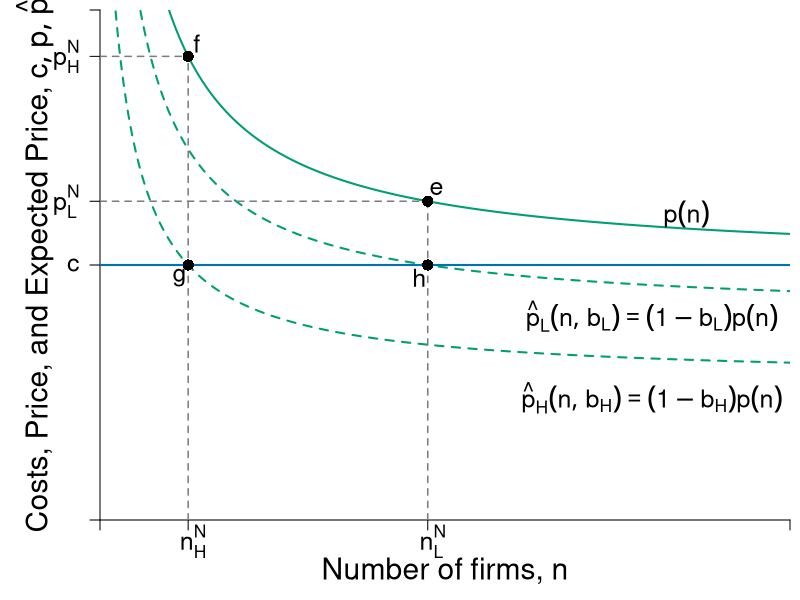

This figure's R source:
require(shape)
pdf(file = "competitionmarkets/LRn_Dec_BTE.pdf", width = 9, height = 7)

#Set parameters for graphics
axislabelsize <- 1.8
labelsize <- 1.5
namesize <- 1.8
annotatesize <- 1.5
graphlinewidth <- 2
segmentlinewidth <- 1.5

COL <- c("#7fc97f", "#beaed4", "#fdc086", "#ffff99", "#386cb0", "#f0027f", "#bf5b17", "#666666")
COLA <- c("#e0f3db", "#99d8c9","#66c2a4","#41ae76", "#238b45", "#005824")
COLB <- c("#c6dbef", "#4eb3d3", "#2b8cbe", "#0868ac","#084081")
COLC <- c("#fcfbfd", "#efedf5", "#dadaeb", "#bcbddc", "#9e9ac8", "#807dba", "#6a51a3", "#54278f", "#3f007d")
grays <- gray.colors(25, start = 1, end = 0)
CBCols <- c("#009E73","#0072B2","#E69F00","#CC79A7", "#F0E442")

par(mar =  c(4, 5, 0.5, 0.5))

Profit <- function(n, pbar = 60, c = 10, beta = 0.5) {
  (pbar - c)^2 / (((n + 1)^2)*beta)
}

totaln <- function(pi, pbar = 60, c = 10, beta = 0.5){
  (pbar - c)/(sqrt(pi*beta)) - 1
}

cournotPrice <- function(n, pbar = 60, c = 10) {
  c + (1/(n+1))*(pbar - c)
}


# Barriers to entry
# Inputs: Probability of BTE (b) and number of firms
# Outputs: Price Level at some n
bte <- function(n, b = 0) {
  cournotPrice(n)*(1-b)
}

nstar <- function(b, pbar = 60, c = 10){
  (pbar*(1 - b) - c) / (b*c)
}

#Levels for the barriers to entry specified here
barriers <- c(0.2, 0.45, 0.71, 0.73)

xlims <- c(0, 40)
ylims <- c(0, 20)

plot(0, 0, xlim = xlims, ylim = ylims, type = "n",
     xlab = expression(paste("")),
     ylab = expression(paste("")), 
     xaxt = "n", 
     yaxt = "n", 
     cex.lab = axislabelsize, 
     bty = "n",
     xaxs="i", 
     yaxs="i")

# ticksy <- seq(from = 0, to = ylims[2], by = 2)
# ylabels <- seq(from = 0, to = ylims[2], by = 2)
# ticksx <- seq(from = 0, to = xlims[2], by = 2)
# xlabels <- seq(from = 0, to = xlims[2], by = 2)
ticksy <- c(0, 10, cournotPrice(n = nstar(b = barriers[1])), cournotPrice(n = nstar(b = barriers[2])), ylims[2])
ylabels <- c(NA, expression(c), expression(paste(p[L]^N)), expression(paste(p[H]^N)), NA)
ticksx <- c(0, nstar(b = barriers[2]), nstar(b = barriers[1]), xlims[2])
xlabels <- c(NA, expression(paste(n[H]^N)), expression(paste(n[L]^N)), NA)

axis(1, at = ticksx, pos = 0, labels = NA, cex.axis = labelsize)
axis(2, at = ticksy, pos = 0, labels = ylabels, las = 1, cex.axis = labelsize)

text(x = c(0,  nstar(b = barriers[2]) + 0.3, nstar(b = barriers[1]) + 0.3, xlims[2]), par("usr")[3], labels = xlabels, srt = 0, pos = 1, xpd = TRUE, cex = labelsize)

npts <- 500 
xx1 <- seq(xlims[1], xlims[2], length.out = npts)

#Lines for barrier graph
lines(xx1, bte(n = xx1, b = barriers[1]), col = CBCols[1], lty = 2, lwd = graphlinewidth)
lines(xx1, bte(n = xx1, b = barriers[2]), col = CBCols[1], lty = 2, lwd = graphlinewidth)

#Price with no barriers
# No Barrier --- Greenbte(n = nstar(b = 0), b = 0)
lines(xx1, cournotPrice(xx1, c = 10), col = CBCols[1], lwd = graphlinewidth) 

# lines(xx1, Profit(xx1, c = 0.25), col = COLA[4], lty = 2, lwd = segmentlinewidth)

#Label axes
#mtext(expression(paste("Number of firms, ", n)), side=1, line = 2.5, cex = axislabelsize)
text(0.5*xlims[2], -2, expression(paste("Number of firms, ", n)), xpd = TRUE, cex = axislabelsize) 
text(-3.8, 0.5*ylims[2], expression(paste("Costs, Price, and Expected Price, ", list(c, p, hat(p)) )), xpd = TRUE, cex = axislabelsize, srt = 90) 

#Arrows(18, 6.8, 18, 4.5, col = "black", lty = 1, code = 2, lwd = 2, arr.type = "triangle", arr.lwd = 0.5)
# text(16, 5.75, expression(paste("Decrease in ", rho)), cex = labelsize)


# Eq labels
text(34, 12, expression(paste(p(n))), cex = labelsize)
text(32, 8, expression(paste(hat(p)[L]*(list(n, b[L])) == (1-b[L])*p(n) )), cex = labelsize)
text(32, 4.8, expression(paste(hat(p)[H]*(list(n, b[H])) == (1-b[H])*p(n) )), cex = labelsize)


# line for the marginal cost
segments(0, 10, xlims[2], 10, 
         lty = 1, col = CBCols[2] , lwd = graphlinewidth
         )

#For the low price with low barriers to entry
segments(nstar(b = barriers[1]), 0, 
         nstar(b = barriers[1]), 
         cournotPrice(n = nstar(b = barriers[1])), 
         lty = 2, col = grays[20], lwd = segmentlinewidth
         )

segments(0, cournotPrice(n = nstar(b = barriers[1])), 
         nstar(b = barriers[1]), 
         cournotPrice(n = nstar(b = barriers[1])), 
         lty = 2, col = grays[20], lwd = segmentlinewidth
)

#For the high price with high barriers to entry
segments(nstar(b = barriers[2]), 0, 
         nstar(b = barriers[2]), 
         cournotPrice(n = nstar(b = barriers[2])), 
         lty = 2, col = grays[20], lwd = segmentlinewidth
         )

segments(0, cournotPrice(n = nstar(b = barriers[2])), 
         nstar(b = barriers[2]), 
         cournotPrice(n = nstar(b = barriers[2])), 
         lty = 2, col = grays[20], lwd = segmentlinewidth
)

#This should probably have a loop, but I haven't worked it out. 
#Two points for the low barriers
points(x = nstar(b = barriers[1]), 
       y = cournotPrice(n = nstar(b = barriers[1])), 
       pch = 16, col = "black", cex = 1.5)

text(x = nstar(b = barriers[1]) + 0.5, 
     y = cournotPrice(n = nstar(b = barriers[1])) + 0.5,
     expression(paste(e)), cex = labelsize) 


points(x = nstar(b = barriers[1]), 
       y = bte(n = nstar(b = barriers[1]), b = barriers[1]), 
       pch = 16, col = "black", cex = 1.5)

text(x = nstar(b = barriers[1]) - 0.5, 
     y = bte(n = nstar(b = barriers[1]), b = barriers[1]) - 0.5, 
     expression(paste(h)), cex = labelsize) 

#Two points for the high barriers
points(x = nstar(b = barriers[2]),
       y = cournotPrice(n = nstar(b = barriers[2])),
       pch = 16, col = "black", cex = 1.5)

text(x = nstar(b = barriers[2]) + 0.5, 
     y = cournotPrice(n = nstar(b = barriers[2])) + 0.5,
     expression(paste(f)), cex = labelsize) 

points(x = nstar(b = barriers[2]),
       y = bte(n = nstar(b = barriers[2]), b = barriers[2]),
       pch = 16, col = "black", cex = 1.5)

text(x = nstar(b = barriers[2]) - 0.5, 
     y = bte(n = nstar(b = barriers[2]), b = barriers[2]) - 0.5, 
     expression(paste(g)), cex = labelsize) 

# points(x = nstar(b = barriers[3]),
#        y = bte(n = nstar(b = barriers[3]), b = barriers[3]),
#        pch = 16, col = "black", cex = 1.5)
# points(x = nstar(b = barriers[4]), 
#        y = bte(n = nstar(b = barriers[4]),b = barriers[4]), 
#        pch = 16, col = "black", cex = 1.5)

dev.off()
